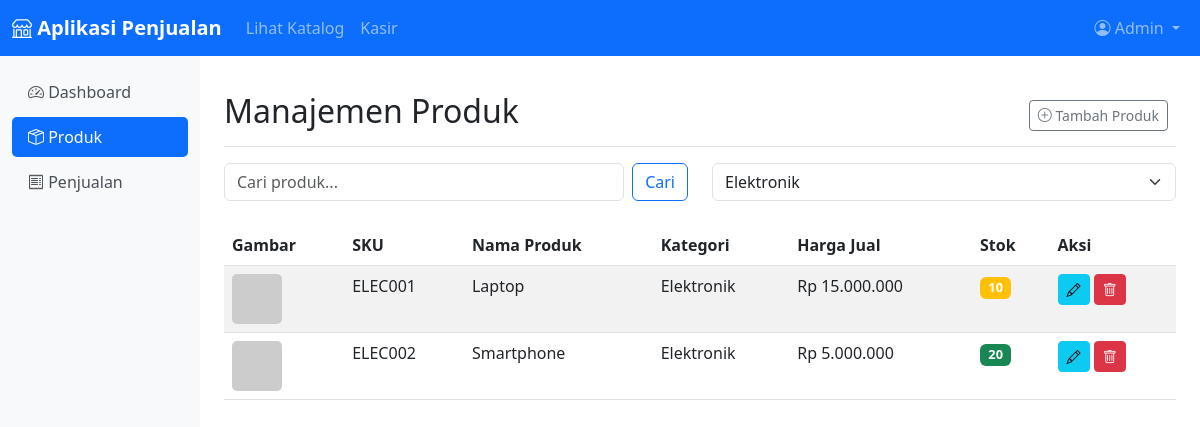
The page /products.php?category=1 (signed in) on the database its author committed.
### tables this page shows
CREATE TABLE products (
    id INT AUTO_INCREMENT PRIMARY KEY,
    sku VARCHAR(50) NOT NULL UNIQUE,
    nama VARCHAR(100) NOT NULL,
    category_id INT,
    deskripsi TEXT,
    harga_jual DECIMAL(10,2) NOT NULL,
    harga_beli DECIMAL(10,2),
    stok INT NOT NULL DEFAULT 0,
    gambar_path VARCHAR(255),
    created_at TIMESTAMP DEFAULT CURRENT_TIMESTAMP,
    updated_at TIMESTAMP DEFAULT CURRENT_TIMESTAMP ON UPDATE CURRENT_TIMESTAMP,
    FOREIGN KEY (category_id) REFERENCES categories(id) ON DELETE SET NULL
);

CREATE TABLE categories (
    id INT AUTO_INCREMENT PRIMARY KEY,
    nama VARCHAR(50) NOT NULL,
    slug VARCHAR(50) NOT NULL UNIQUE
);

### products.php (the view, shortened to what this page needs)
<?php
include 'koneksi.php';
$limit = 10;
$page = isset($_GET['page']) ? (int)$_GET['page'] : 1;
$offset = ($page - 1) * $limit;
$where = "";
$params = [];
$types = "";
if (isset($_GET['category']) && !empty($_GET['category'])) {
    $where .= " AND p.category_id = ?";
    $params[] = $_GET['category'];
    $types .= "i";
}
$query = "SELECT p.*, c.nama as category_nama FROM products p
          LEFT JOIN categories c ON p.category_id = c.id
          WHERE 1=1" . $where . "
          ORDER BY p.created_at DESC
          LIMIT ? OFFSET ?";
$stmt = $conn->prepare($query);
$all_params = $params;
$all_params[] = $limit;
$all_params[] = $offset;
$all_types = $types . "ii";
$stmt->bind_param($all_types, ...$all_params);
$stmt->execute();
$result = $stmt->get_result();
$products = [];
if ($result->num_rows > 0) {
    while ($row = $result->fetch_assoc()) {
        $products[] = $row;
    }
}
$categories = [];
$result = $conn->query("SELECT * FROM categories ORDER BY nama");
if ($result->num_rows > 0) {
    while ($row = $result->fetch_assoc()) {
        $categories[] = $row;
    }
}
?>
<!DOCTYPE html>
<html lang="id">
<head>
    <link href="https://cdn.jsdelivr.net/npm/bootstrap@5.3.0/dist/css/bootstrap.min.css" rel="stylesheet">
    <link rel="stylesheet" href="https://cdn.jsdelivr.net/npm/bootstrap-icons@1.10.0/font/bootstrap-icons.css">
</head>
<body>
    <nav class="navbar navbar-expand-lg navbar-dark bg-primary">
        <div class="container-fluid">
            <a class="navbar-brand" href="#">
                <i class="bi bi-shop"></i> Aplikasi Penjualan
            </a>
            <div class="collapse navbar-collapse" id="navbarNav">
                <ul class="navbar-nav me-auto">
                    <li class="nav-item">
                        <a class="nav-link" href="index.php">Lihat Katalog</a>
                    </li>
                    <li class="nav-item">
                        <a class="nav-link" href="pos.php">Kasir</a>
                    </li>
                </ul>
                <ul class="navbar-nav">
                    <li class="nav-item dropdown">
                        <a class="nav-link dropdown-toggle" href="#" id="navbarDropdown" role="button" data-bs-toggle="dropdown">
                            <i class="bi bi-person-circle"></i> <?php echo htmlspecialchars($_SESSION['admin_name']); ?>
                        </a>
                    </li>
                </ul>
            </div>
        </div>
    </nav>
    <div class="container-fluid">
        <div class="row">
            <div class="col-md-3 col-lg-2 d-md-block sidebar collapse">
                <div class="position-sticky pt-3">
                    <ul class="nav flex-column">
                        <li class="nav-item">
                            <a class="nav-link" href="admin_dashboard.php">
                                <i class="bi bi-speedometer2"></i> Dashboard
                            </a>
                        </li>
                        <li class="nav-item">
                            <a class="nav-link active" href="products.php">
                                <i class="bi bi-box-seam"></i> Produk
                            </a>
                        </li>
                        <li class="nav-item">
                            <a class="nav-link" href="sales_list.php">
                                <i class="bi bi-receipt"></i> Penjualan
                            </a>
                        </li>
                    </ul>
                </div>
            </div>
            <div class="col-md-9 ms-sm-auto col-lg-10 px-md-4 content">
                <div class="d-flex justify-content-between flex-wrap flex-md-nowrap align-items-center pt-3 pb-2 mb-3 border-bottom">
                    <h1 class="h2">Manajemen Produk</h1>
                    <div class="btn-toolbar mb-2 mb-md-0">
                        <div class="btn-group me-2">
                            <a href="product_form.php" class="btn btn-sm btn-outline-secondary">
                                <i class="bi bi-plus-circle"></i> Tambah Produk
                            </a>
                        </div>
                    </div>
                </div>
                <div class="row mb-4">
                    <div class="col-md-6">
                        <form action="products.php" method="get" class="d-flex">
                            <input class="form-control me-2" type="search" name="search" placeholder="Cari produk..."
                                   value="<?php echo isset($_GET['search']) ? htmlspecialchars($_GET['search']) : ''; ?>">
                            <button class="btn btn-outline-primary" type="submit">Cari</button>
                        </form>
                    </div>
                    <div class="col-md-6">
                        <form action="products.php" method="get">
                            <select class="form-select" name="category" onchange="this.form.submit()">
                                <?php foreach ($categories as $category): ?>
                                    <option value="<?php echo $category['id']; ?>"
                                            <?php echo (isset($_GET['category']) && $_GET['category'] == $category['id']) ? 'selected' : ''; ?>>
                                        <?php echo htmlspecialchars($category['nama']); ?>
                                    </option>
                                <?php endforeach; ?>
                            </select>
                        </form>
                    </div>
                </div>
                <div class="table-responsive">
                    <table class="table table-striped table-hover">
                        <thead>
                            <tr>
                                <th>Gambar</th>
                                <th>SKU</th>
                                <th>Nama Produk</th>
                                <th>Kategori</th>
                                <th>Harga Jual</th>
                                <th>Stok</th>
                                <th>Aksi</th>
                            </tr>
                        </thead>
                        <tbody>
                            <?php if (empty($products)): ?>
                                <tr>
                                    <td colspan="7" class="text-center">Tidak ada produk yang ditemukan.</td>
                                </tr>
                            <?php else: ?>
                                <?php foreach ($products as $product): ?>
                                    <tr>
                                        <td>
                                            <?php if (!empty($product['gambar_path'])): ?>
                                                <img src="download_image.php?path=<?php echo urlencode($product['gambar_path']); ?>"
                                                     class="product-image" alt="<?php echo htmlspecialchars($product['nama']); ?>">
                                            <?php else: ?>
                                                <img src="https://via.placeholder.com/50x50?text=No+Image"
                                                     class="product-image" alt="No Image">
                                            <?php endif; ?>
                                        </td>
                                        <td><?php echo htmlspecialchars($product['sku']); ?></td>
                                        <td><?php echo htmlspecialchars($product['nama']); ?></td>
                                        <td><?php echo htmlspecialchars($product['category_nama']); ?></td>
                                        <td>Rp <?php echo number_format($product['harga_jual'], 0, ',', '.'); ?></td>
                                        <td>
                                            <?php if ($product['stok'] > 10): ?>
                                                <span class="badge bg-success stock-badge"><?php echo $product['stok']; ?></span>
                                            <?php elseif ($product['stok'] > 0): ?>
                                                <span class="badge bg-warning stock-badge"><?php echo $product['stok']; ?></span>
                                            <?php else: ?>
                                                <span class="badge bg-danger stock-badge">Habis</span>
                                            <?php endif; ?>
                                        </td>
                                        <td class="action-buttons">
                                            <a href="product_form.php?id=<?php echo $product['id']; ?>" class="btn btn-sm btn-info">
                                                <i class="bi bi-pencil"></i>
                                            </a>
                                            <a href="products.php?delete=<?php echo $product['id']; ?>"
                                               class="btn btn-sm btn-danger"
                                               onclick="return confirm('Apakah Anda yakin ingin menghapus produk ini?')">
                                                <i class="bi bi-trash"></i>
                                            </a>
                                        </td>
                                    </tr>
                                <?php endforeach; ?>
                            <?php endif; ?>
                        </tbody>
                    </table>
                </div>
            </div>
        </div>
    </div>
</body>
</html>

### products.php (style rules this page uses)
.navbar-brand { font-weight: bold; }
.sidebar { min-height: calc(100vh - 56px); background-color: #f8f9fa; }
.sidebar .nav-link { color: #495057; border-radius: 5px; margin-bottom: 5px; }
.sidebar .nav-link.active { background-color: #0d6efd; color: white; }
.content { padding: 20px; }
.product-image { width: 50px; height: 50px; object-fit: cover; border-radius: 5px; }
.stock-badge { font-size: 0.8rem; }
.action-buttons .btn { padding: 0.25rem 0.5rem; font-size: 0.875rem; }

### rows shown on the page
products: sku "ELEC001", nama "Laptop", category.nama "Elektronik", harga_jual "15.000.000", stok "10"
products: sku "ELEC002", nama "Smartphone", category.nama "Elektronik", harga_jual "5.000.000", stok "20"

### other values the page prints
$_SESSION['admin_name'] "Admin"
form field category "Elektronik"
